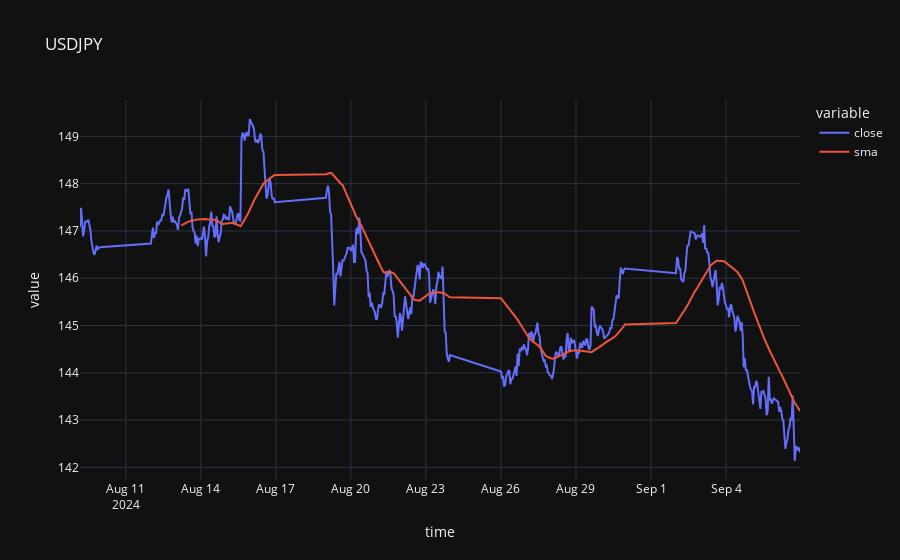
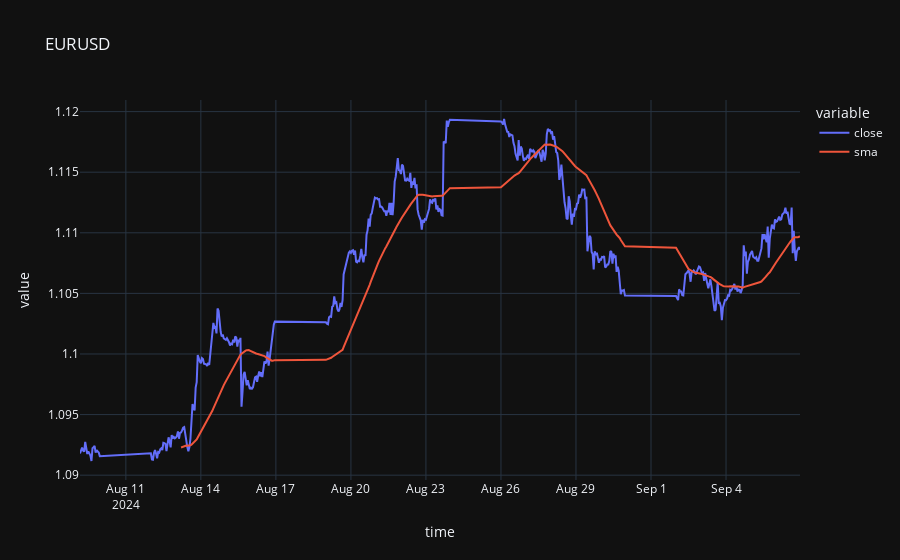
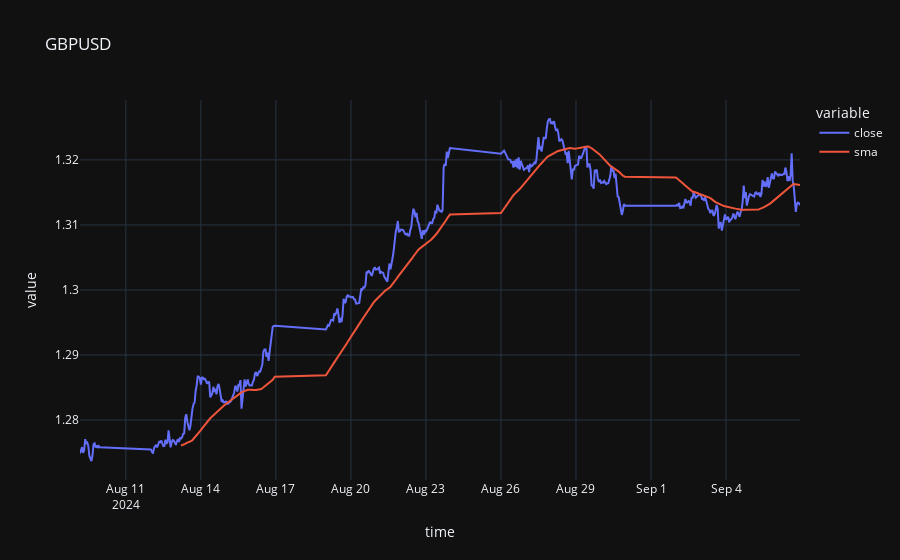
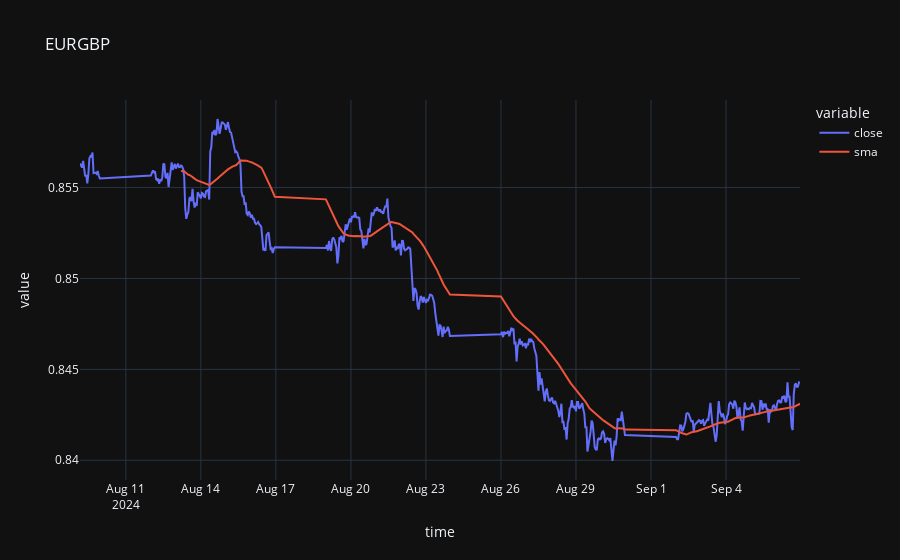

The notebook cell saved with these charts, in order:
### Code cell
for symbol, df in mtd.data.items():
    df['sma'] = df['close'].rolling(SMA_PERIOD).mean()
    fig = px.line(df, x='time', y=['close', 'sma'], title=symbol, template="plotly_dark")
    fig.show()

### Figure 1 — Plotly figure (JSON) as saved in the notebook; plotly's stock layout.template omitted (floating-point values rounded to 4 significant figures; data arrays with more than 128 entries replaced by an {"elided": "..."} marker saying what was removed)
{"data": [{"hovertemplate": "variable=close<br>time=%{x}<br>value=%{y}<extra></extra>", "legendgroup": "close", "line": {"color": "#636efa", "dash": "solid"}, "marker": {"symbol": "circle"}, "mode": "lines", "name": "close", "orientation": "v", "showlegend": true, "type": "scatter", "x": {"elided": "500 str values"}, "xaxis": "x", "y": {"elided": "500 float values"}, "yaxis": "y"}, {"hovertemplate": "variable=sma<br>time=%{x}<br>value=%{y}<extra></extra>", "legendgroup": "sma", "line": {"color": "#EF553B", "dash": "solid"}, "marker": {"symbol": "circle"}, "mode": "lines", "name": "sma", "orientation": "v", "showlegend": true, "type": "scatter", "x": {"elided": "500 str values"}, "xaxis": "x", "y": {"elided": "500 float values"}, "yaxis": "y"}], "layout": {"legend": {"title": {"text": "variable"}, "tracegroupgap": 0}, "title": {"text": "USDJPY"}, "xaxis": {"anchor": "y", "domain": [0, 1], "title": {"text": "time"}}, "yaxis": {"anchor": "x", "domain": [0, 1], "title": {"text": "value"}}}}

### Figure 2 — Plotly figure (JSON) as saved in the notebook; plotly's stock layout.template omitted (floating-point values rounded to 4 significant figures; data arrays with more than 128 entries replaced by an {"elided": "..."} marker saying what was removed)
{"data": [{"hovertemplate": "variable=close<br>time=%{x}<br>value=%{y}<extra></extra>", "legendgroup": "close", "line": {"color": "#636efa", "dash": "solid"}, "marker": {"symbol": "circle"}, "mode": "lines", "name": "close", "orientation": "v", "showlegend": true, "type": "scatter", "x": {"elided": "500 str values"}, "xaxis": "x", "y": {"elided": "500 float values"}, "yaxis": "y"}, {"hovertemplate": "variable=sma<br>time=%{x}<br>value=%{y}<extra></extra>", "legendgroup": "sma", "line": {"color": "#EF553B", "dash": "solid"}, "marker": {"symbol": "circle"}, "mode": "lines", "name": "sma", "orientation": "v", "showlegend": true, "type": "scatter", "x": {"elided": "500 str values"}, "xaxis": "x", "y": {"elided": "500 float values"}, "yaxis": "y"}], "layout": {"legend": {"title": {"text": "variable"}, "tracegroupgap": 0}, "title": {"text": "EURUSD"}, "xaxis": {"anchor": "y", "domain": [0, 1], "title": {"text": "time"}}, "yaxis": {"anchor": "x", "domain": [0, 1], "title": {"text": "value"}}}}

### Figure 3 — Plotly figure (JSON) as saved in the notebook; plotly's stock layout.template omitted (floating-point values rounded to 4 significant figures; data arrays with more than 128 entries replaced by an {"elided": "..."} marker saying what was removed)
{"data": [{"hovertemplate": "variable=close<br>time=%{x}<br>value=%{y}<extra></extra>", "legendgroup": "close", "line": {"color": "#636efa", "dash": "solid"}, "marker": {"symbol": "circle"}, "mode": "lines", "name": "close", "orientation": "v", "showlegend": true, "type": "scatter", "x": {"elided": "500 str values"}, "xaxis": "x", "y": {"elided": "500 float values"}, "yaxis": "y"}, {"hovertemplate": "variable=sma<br>time=%{x}<br>value=%{y}<extra></extra>", "legendgroup": "sma", "line": {"color": "#EF553B", "dash": "solid"}, "marker": {"symbol": "circle"}, "mode": "lines", "name": "sma", "orientation": "v", "showlegend": true, "type": "scatter", "x": {"elided": "500 str values"}, "xaxis": "x", "y": {"elided": "500 float values"}, "yaxis": "y"}], "layout": {"legend": {"title": {"text": "variable"}, "tracegroupgap": 0}, "title": {"text": "GBPUSD"}, "xaxis": {"anchor": "y", "domain": [0, 1], "title": {"text": "time"}}, "yaxis": {"anchor": "x", "domain": [0, 1], "title": {"text": "value"}}}}

### Figure 4 — Plotly figure (JSON) as saved in the notebook; plotly's stock layout.template omitted (floating-point values rounded to 4 significant figures; data arrays with more than 128 entries replaced by an {"elided": "..."} marker saying what was removed)
{"data": [{"hovertemplate": "variable=close<br>time=%{x}<br>value=%{y}<extra></extra>", "legendgroup": "close", "line": {"color": "#636efa", "dash": "solid"}, "marker": {"symbol": "circle"}, "mode": "lines", "name": "close", "orientation": "v", "showlegend": true, "type": "scatter", "x": {"elided": "500 str values"}, "xaxis": "x", "y": {"elided": "500 float values"}, "yaxis": "y"}, {"hovertemplate": "variable=sma<br>time=%{x}<br>value=%{y}<extra></extra>", "legendgroup": "sma", "line": {"color": "#EF553B", "dash": "solid"}, "marker": {"symbol": "circle"}, "mode": "lines", "name": "sma", "orientation": "v", "showlegend": true, "type": "scatter", "x": {"elided": "500 str values"}, "xaxis": "x", "y": {"elided": "500 float values"}, "yaxis": "y"}], "layout": {"legend": {"title": {"text": "variable"}, "tracegroupgap": 0}, "title": {"text": "EURGBP"}, "xaxis": {"anchor": "y", "domain": [0, 1], "title": {"text": "time"}}, "yaxis": {"anchor": "x", "domain": [0, 1], "title": {"text": "value"}}}}
